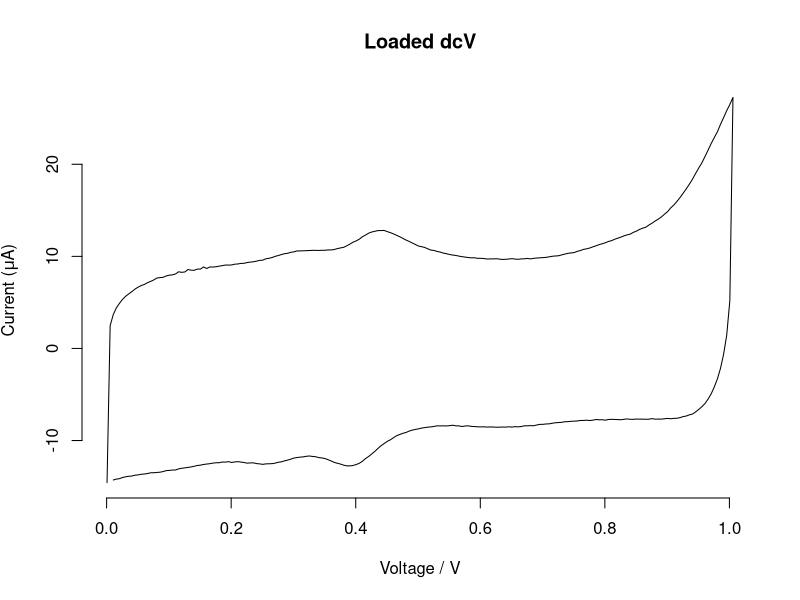
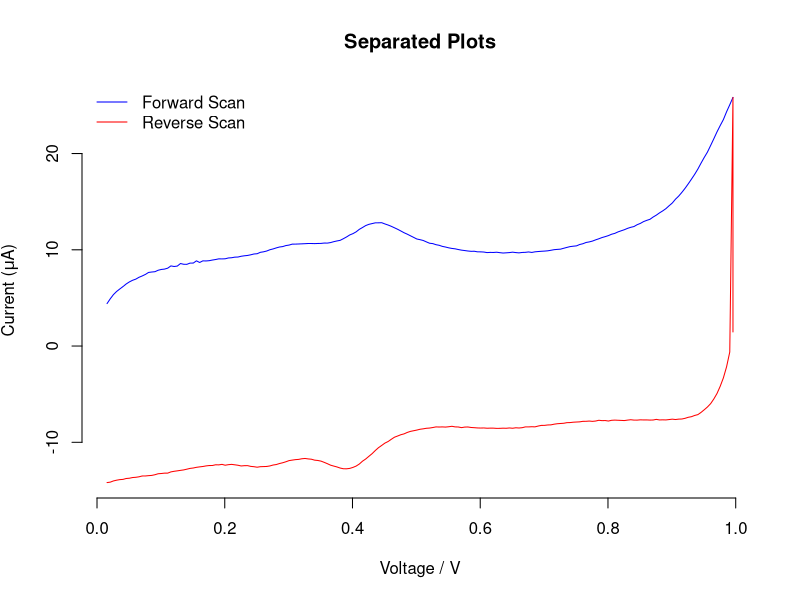

The R source for these figures, in order: (Note: a time limit stopped this script after it produced the figures.)
setwd("C:/Users/owner/Documents/Projects/dcVExtraction/")

allXAxisLabel = "Voltage / V"
allYAxisLabel = expression(paste("Current (", mu, "A)"))

separatePeaks = function(passedData) {
  # Converts loaded data into two separate columns for forward and reverse sweeps
  print("Separating forward and reverse peaks")
  returnDataSet = c()

  if (abs(passedData[3, 2]) < 0.001) {
    passedData[, 2] = passedData[, 2] * 1000000
  }

  for (i in (1:(nrow(passedData) / 2))) {
    for (j in (nrow(passedData) / 2):nrow(passedData)) {
      if (i != j) {
        if (passedData[i, 1] == passedData[j, 1]) {
          newRow = c(passedData[i, 1], passedData[i, 2], passedData[j, 2])
          returnDataSet = rbind(newRow, returnDataSet)
        }
      }
    }
  }
  print("Separated forward and reverse scans")

  plot(x = returnDataSet[, 1], y = returnDataSet[, 2], col = "blue", type = "l",
      ylim = c(min(returnDataSet[, 3]), max(returnDataSet[, 2])),
      main = "Separated Plots",
      xlab = allXAxisLabel,
      ylab = allYAxisLabel,
      frame.plot = FALSE)
  lines(x = returnDataSet[, 1], y = returnDataSet[, 3], col = "red")
  legend("topleft", legend = c("Forward Scan", "Reverse Scan"),
        col = c("blue", "red"),
        lty = c(1, 1),
        bty = "n")

  toContinue = FALSE

  while (toContinue == FALSE) {
    if (readline(prompt = "Continue? (y/n) ") == "y") {
      toContinue = TRUE
    }
  }
  return(returnDataSet)
}

selectCropRegion = function(passedData) {
  plot(x = passedData[, 1], y = passedData[, 2], type = "l", xlab = allXAxisLabel, ylab = allYAxisLabel, frame.plot = FALSE)
  toContinue = FALSE

  while (toContinue == FALSE) {
    returnData = c()
    tempData = c()
    upperLimit = max(passedData[, 1])
    lowerLimit = min(passedData[, 1])

    upperLimit = as.numeric(readline("Set upper limit: "))

    for (i in (1:length(passedData[, 1]))) {
      if (passedData[i, 1] <= upperLimit) {
        tempData = rbind(passedData[i,], tempData)
      }
    }
    plot(x = tempData[, 1], y = tempData[, 2], type = "l", xlab = allXAxisLabel, ylab = allYAxisLabel, frame.plot = FALSE)

    lowerLimit = as.numeric(readline("Set lower limit: "))

    for (i in (1:length(tempData[, 1]))) {
      if (tempData[i, 1] >= lowerLimit) {
        returnData = rbind(tempData[i,], returnData)
      }
    }
    plot(x = returnData[, 1], y = returnData[, 2], type = "l", xlab = allXAxisLabel, ylab = allYAxisLabel, frame.plot = FALSE)

    if (readline(prompt = "Change Limits? (y/n) ") == "n") {
      toContinue = TRUE
    }

  }
  return(returnData)
}

fitPolynomial = function(passedData) {
  baselineSubtraction = passedData

  toContinue = FALSE

  while (toContinue == FALSE) {
    fittingPolynomialData = c()
    upperLimit = as.numeric(readline("Set Upper Signal Limit: "))
    lowerLimit = as.numeric(readline("Set Lower Signal Limit: "))

    for (i in (1:length(passedData[, 1]))) {
      if (passedData[i, 1] >= upperLimit) {
        fittingPolynomialData = rbind(passedData[i,], fittingPolynomialData)
      }
      else if (passedData[i, 1] <= lowerLimit) {
        fittingPolynomialData = rbind(passedData[i,], fittingPolynomialData)
      }
    }

    plot(passedData, type = "l", xlab = allXAxisLabel, ylab = allYAxisLabel, frame.plot = FALSE)
    lines(fittingPolynomialData, col = "red")

    if (readline("Change Limits? (y/n) ") == "n") {
      toContinue = TRUE
    }
  }
  n = 2
  toContinue = FALSE
  while (toContinue == FALSE) {
    testVolts = fittingPolynomialData[, 1]
    polyOrder = as.numeric(readline("Enter Polynomial Order: "))
    polyFunction = lm(fittingPolynomialData[, 2] ~ poly(testVolts, polyOrder, raw = TRUE))
    testVolts = passedData[, 1]
    lines(x = testVolts, y = predict(polyFunction, data.frame(x = testVolts)), lty = n)
    n = n + 1

    if (readline("Try another polynomial? (y/n) ") == "n") {
      baselineSubtraction[, 2] = (baselineSubtraction[, 2] - predict(polyFunction, data.frame(x = testVolts)))
      if (mean(fittingPolynomialData[, 2]) > 0) {
        plot(passedData, type = "l", main = "Baseline Subtraction", ylim = c(min(baselineSubtraction), max(passedData)), xlab = allXAxisLabel, ylab = allYAxisLabel, frame.plot = FALSE)
        legend(x = "right", y = 0.4, legend = c("RAW Data", "Polynomial Fitting Region", "Polynomial Baseline", "Baseline Subtraction"), lty = c(1, 1, 1, 1), col = c("black", "red", "blue", "purple"), bty = "n")
      }
      else if (mean(fittingPolynomialData[, 2]) < 0) {
        plot(passedData, type = "l", main = "Baseline Subtraction", ylim = c(min(passedData), 0.05), xlab = allXAxisLabel, ylab = allYAxisLabel, frame.plot = FALSE)
        legend("bottomright", legend = c("RAW Data", "Polynomial Fitting Region", "Polynomial Baseline", "Baseline Subtraction"), lty = c(1, 1, 1, 1), col = c("black", "red", "blue", "purple"), bty = "n")
      }
      lines(fittingPolynomialData, col = "red")
      lines(x = testVolts, y = predict(polyFunction, data.frame(x = testVolts)), lty = 1, col = "blue")
      lines(smooth.spline(baselineSubtraction), col = "purple")

      if (readline(prompt = "Continue? (y/n) ") == "y") {
        toContinue = TRUE
        message("Polynomial Baseline Function:")
        print(summary(polyFunction))
      }
    }
  }
  return(baselineSubtraction)
}

peakWidthAtHalfHeight = function(passedData, peaks) {
  # Column 2 and 4 of peaks contain the Anodic and Cathodic peaks respectively
  # Divide each of these values by 2, then search passedData$y for == value, noting voltage
  # Find difference in voltages and report (peak width at half height)
  points = c()

  for (i in (1:length(peaks[, 2]))) {
    for (j in (1:length(passedData$y))) {
      if (round(peaks[i, 2] / 2, digits = 2) == round(passedData$y[j], digits = 2)) {
        points = c(points, passedData$x[j])
      }
    }
    print(paste("Approximate peak width at half height:", (max(points) - min(points))))
    print(paste("Voltages found:", points))
    points = c()
  }
}

findPeaks = function(passedData) {
  current = passedData$y
  voltage = passedData$x

  if (mean(current) > 0) {
    peakDetection = 0.05
    peakVolts = c(voltage[which(diff(sign(diff(current))) == -2) + 1])
    peakAmps = c(current[which(diff(sign(diff(current))) == -2) + 1])
  }

  else if (mean(current) < 0) {
    peakDetection = -0.05
    peakVolts = c(voltage[which(diff(sign(diff(current))) == +2) + 1])
    peakAmps = c(current[which(diff(sign(diff(current))) == +2) + 1])
  }

  toContinue = FALSE

  while (toContinue == FALSE) {
    listOfPeaks = c()
    for (i in (1:length(peakAmps))) {
      if (abs(peakAmps[i]) > abs(peakDetection)) {
        newRow = c(peakVolts[i], peakAmps[i])
        listOfPeaks = rbind(newRow, listOfPeaks)
      }
    }
    print(paste("Number of peaks size >", peakDetection, ":", nrow(listOfPeaks)))
    colnames(listOfPeaks) = c("Voltage", "Current")
    print(listOfPeaks)
    if (readline("Continue? (y/n) ") == "y") {
      toContinue = TRUE
    } else {
      peakDetection = as.numeric(readline("Enter new peak detection limit: "))
    }
  }
  return(listOfPeaks)
}

redoxPairs = function(dataCV) {
  # Separates Anodic and Cathodic peaks using function
  dataCV = separatePeaks(dataCV)

  anodicData = cbind(dataCV[, 1], dataCV[, 2]) # Change passed to anodic
  colnames(anodicData) = c("Voltage", "Current")
  #cathodicData = cbind(dataCV[,1], dataCV[,3])
  #colnames(cathodicData) = c("Voltage", "Current")

  anodicData = selectCropRegion(anodicData)
  anodicBaseline = fitPolynomial(anodicData)
  anodicBaseline = smooth.spline(anodicBaseline)
  anodicPeaks = findPeaks(anodicBaseline)

  #cathodicData = selectCropRegion(cathodicData)
  #cathodicBaseline = fitPolynomial(cathodicData)
  #cathodicBaseline = smooth.spline(cathodicBaseline)
  #cathodicPeaks = findPeaks(cathodicBaseline)

  redoxPeaks = cbind(anodicPeaks[, 1], anodicPeaks[, 2]) #, cathodicPeaks[,1], cathodicPeaks[,2])
  colnames(redoxPeaks) = c("Anodic Voltage", "Anodic Current") #, "Cathodic Voltage", "Cathodic Current")
  print("Redox Peaks: ")
  print(redoxPeaks)

  plot(x = dataCV[, 1], y = dataCV[, 2], type = "l", col = "blue", ylim = c(min(dataCV[, 3]), max(dataCV[, 2])), main = "Peak Extraction", xlab = allXAxisLabel, ylab = allYAxisLabel, frame.plot = FALSE)
  lines(anodicBaseline, col = "blue", lwd = 2)
  #lines(x = dataCV[,1], y = dataCV[,3], col = "red")
  #lines(cathodicBaseline, col = "red", lwd = 2)
  #legend("topleft", legend = c("Forward Sweep", "Reverse Sweep", "Oxidative Baseline Extraction", "Reductive Baseline Extraction"), lty = c(1,1,1,1), lwd = c(1,1,2,2), col = c("blue", "red", "blue", "red"), bty = "n")

  toContinue = FALSE

  # while(toContinue == FALSE)
  #{
  #line = readline(prompt = "Continue? (y/n) ")

  #if(line == "y"){
  toContinue = TRUE
  #}
  #}
  fitsAnodic = modelPeaks(anodicBaseline, redoxPeaks)
  #fitsCathodic = modelPeaks(cathodicBaseline, redoxPeaks)

  plot(x = dataCV[, 1], y = dataCV[, 2], type = "l", col = "black", ylim = c(min(dataCV[, 3]), max(dataCV[, 2])), main = "Peak Extraction with Modelling", xlab = allXAxisLabel, ylab = allYAxisLabel, frame.plot = FALSE)
  lines(anodicBaseline, col = "blue", lwd = 2)
  lines(x = dataCV[, 1], y = dataCV[, 3], col = "black")
  lines(cathodicBaseline, col = "red", lwd = 2)
  generateCurrent(fitsAnodic[[1]], fitsAnodic[[2]], fitsAnodic[[3]], fitsAnodic[[4]], FALSE, TRUE, "grey", "green", FALSE)
  generateCurrent(fitsCathodic[[1]], fitsCathodic[[2]], fitsCathodic[[3]], fitsCathodic[[4]], FALSE, TRUE, "grey", "green", FALSE)
  legend("topleft", legend = c("Input dcV", "Oxidative Baseline Extraction", "Reductive Baseline Extraction", "Modelled Peaks", "Combined Modelled Peaks"), lty = c(1, 1, 1, 1, 1), lwd = c(1, 1, 1, 1, 1), col = c("black", "blue", "red", "grey", "green"), bty = "n")

  plot(anodicBaseline, type = "l", col = "blue", ylim = c(1.2 * min(cathodicBaseline$y), 1.2 * max(anodicBaseline$y)), main = "Peak Extraction with Modelling", xlab = allXAxisLabel, ylab = allYAxisLabel, frame.plot = FALSE)
  lines(cathodicBaseline, col = "red", lwd = 2)
  generateCurrent(fitsAnodic[[1]], fitsAnodic[[2]], fitsAnodic[[3]], fitsAnodic[[4]], FALSE, TRUE, "grey", "green", FALSE)
  generateCurrent(fitsCathodic[[1]], fitsCathodic[[2]], fitsCathodic[[3]], fitsCathodic[[4]], FALSE, TRUE, "grey", "green", FALSE)
  legend("topright", legend = c("Oxidative Baseline Extraction", "Reductive Baseline Extraction", "Modelled Peaks", "Combined Modelled Peaks"), lty = c(1, 1, 1, 1), lwd = c(1, 1, 1, 1), col = c("blue", "red", "grey", "green"), bty = "n")
}

generateCurrent = function(passedData, peaks, parameters, electrodeCoverage, toPlot, toLine, colPeaks, colCombined, optRun) {
  gasConstant = parameters[1]
  faradConstant = parameters[2]
  scanRate = parameters[3]
  elecArea = parameters[4]
  temp = parameters[5]
  nElec = parameters[6]
  nAppElec = parameters[7]
  avgRedPot = parameters[8]
  elecCoverage = c(electrodeCoverage)
  R2 = c()
  summativeCurrent = c()
  avgError = 0

  if (toPlot == TRUE) {
    plot(smooth.spline(passedData), type = "l", main = "Modelled Peaks", xlab = allXAxisLabel, ylab = allYAxisLabel, ylim = c(min(passedData$y), (1.2 * max(passedData$y))), frame.plot = FALSE)
  }

  for (i in (1:length(peaks[, 1])))
    # Models current and calculates error between RAW and Model
  {
    covXArea = ((elecCoverage[i] * (10 ^ -12)) * elecArea)
    if (optRun == FALSE) {
      oxPeakPot = peaks[i, 1]
      #redPeakPot = peaks[i,3]

      if (mean(passedData$y) > 0) {
        collectionOfConstants = (nElec * nAppElec * (faradConstant ^ 2) * scanRate * covXArea) / (gasConstant * temp)
        avgRedPot = oxPeakPot
      }
      else {
        collectionOfConstants = -(nElec * nAppElec * (faradConstant ^ 2) * scanRate * covXArea) / (gasConstant * temp)
        avgRedPot = redPeakPot
      }
    }
    else {
      avgRedPot = peaks[i, 1]
      nAppElec = peaks[i, 2]
      if (mean(passedData$y) > 0) {
        collectionOfConstants = (nElec * nAppElec * (faradConstant ^ 2) * scanRate * covXArea) / (gasConstant * temp)
      }
      else {
        collectionOfConstants = -(nElec * nAppElec * (faradConstant ^ 2) * scanRate * covXArea) / (gasConstant * temp)
      }
    }
    #print(paste("Redox Potential for Peak",i,":", avgRedPot))
    modelledCurrent = c()
    for (j in (1:length(passedData$x)))
      # Predicts current
    {
      topHalfOfFraction = exp((nAppElec * faradConstant * (passedData$x[j] - avgRedPot)) / (gasConstant * temp))
      bottomHalfOfFraction = (1 + topHalfOfFraction) ^ 2

      predictedCurrent = collectionOfConstants * (topHalfOfFraction / (bottomHalfOfFraction) * 1000000)
      modelledCurrent = rbind(modelledCurrent, c(passedData$x[j], predictedCurrent))
    }
    if (toLine == TRUE) {
      lines(x = modelledCurrent[, 1], y = modelledCurrent[, 2], col = colPeaks, lty = 1)
    }
    if (i == 1) {
      summativeCurrent = modelledCurrent
    }
    else {
      summativeCurrent[, 2] = (summativeCurrent[, 2] + modelledCurrent[, 2])
      if (toLine == TRUE) {
        lines(summativeCurrent, col = colCombined, lwd = 2)
      }
    }
  }

  if (toPlot == TRUE) {
    legend("right", legend = c("Baseline Subtraction", "Modelled Peaks", "Combined Model Peaks"), lty = c(1, 1, 1), col = c("black", colPeaks, colCombined), bty = "n")
  }
  for (i in 1:length(summativeCurrent[, 2])) {
    R2[i] = (passedData$y[i] - summativeCurrent[i, 2]) ^ 2
  }
  return(R2)
}
# Generates current, plots modelled peaks and returns avg fit error

optimiseCoverage = function(electrodeCoverage, passedData, parameters, peaks) {
  gasConstant = parameters[1]
  faradConstant = parameters[2]
  scanRate = parameters[3]
  elecArea = parameters[4]
  temp = parameters[5]
  nElec = parameters[6]
  nAppElec = parameters[7]
  nOptElec = c()
  avgRedPot = parameters[8]
  startR2 = parameters[9]
  storedSumR2 = sum(startR2)
  elecCoverage = electrodeCoverage
  varsToOpt = c()
  itDataFrame = c()

  for (i in 1:length(peaks[, 1])) {
    oxPeakPot = peaks[i, 1]
    #redPeakPot = peaks[i,3]
    nOptElec[i] = nAppElec

    if (mean(passedData$y) > 0) {
      avgRedPot[i] = oxPeakPot
    }
    else {
      avgRedPot[i] = redPeakPot
    }
  }

  for (i in 1:length(avgRedPot)) {
    varsToOpt = rbind(varsToOpt, c(avgRedPot[i], nOptElec[i], elecCoverage[i]))
  }

  modVector = sample.int(3, length(varsToOpt[1,]), replace = TRUE)

  for (i in 1:50000) {
    optExport = c()
    passRedPot = c()
    passElec = c()
    passElecCoverage = c()
    optimisingVars = c()

    for (j in 1:length(varsToOpt[, 1])) {
      modVector = modVector - 2
      optimisingVars = varsToOpt + (varsToOpt * modVector) / 100


      passRedPot = c(passRedPot, optimisingVars[j, 1])
      passElec = c(passElec, optimisingVars[j, 2])
      passElecCoverage = c(passElecCoverage, optimisingVars[j, 3])
    }

    optExport = cbind(passRedPot, passElec)
    exportParameters = c(gasConstant, faradConstant, scanRate, elecArea, temp, nElec, passElec, passRedPot)

    if (i %% 100 == 0) {
      R2 = generateCurrent(passedData, optExport, exportParameters, passElecCoverage, TRUE, TRUE, "red", "blue", TRUE)
    }
    else {
      R2 = generateCurrent(passedData, optExport, exportParameters, passElecCoverage, FALSE, FALSE, "red", "blue", TRUE)
    }

    itDataFrame = rbind(itDataFrame, c(i, sum(R2)))

    if (sum(R2) < storedSumR2) {
      message("######################################################################")
      storedSumR2 = sum(R2)
      print(varsToOpt)
      varsToOpt = optimisingVars
      print(varsToOpt)
      modVector = modVector * 3
    }
    else {
      optimisingVars = varsToOpt
      modVector = sample.int(3, length(varsToOpt[1,]), replace = TRUE)
    }
  }
  plot(x = itDataFrame[, 1], y = itDataFrame[, 2], xlab = "Iteration", ylab = "Sum of R2")
  return(varsToOpt)
}

modelPeaks = function(passedData, peaks) {
  gasConstant = 8.3144621
  faradConstant = 96485.3365
  scanRate = 0.06 # as.numeric(readline("Enter Scan Rate (Vs-1): "))
  elecArea = 0.07 # as.numeric(readline("Enter Electrode Area (cm2): "))
  temp = 278 # as.numeric(readline("Enter Temperature (K): "))
  nElec = 1 # as.numeric(readline("Enter n(s): "))
  nAppElec = 1 # as.numeric(readline("Enter n(app): "))
  avgRedPot = 0
  elecCoverage = c(650, 150)
  exportParameters = c(gasConstant, faradConstant, scanRate, elecArea, temp, nElec, nAppElec, avgRedPot)
  finalPlotList = list()

  toContinue = FALSE
  while (toContinue == FALSE) {
    plot(smooth.spline(passedData), type = "l", main = "Modelled Peaks", xlab = allXAxisLabel, ylab = allYAxisLabel, frame.plot = FALSE)
    for (i in 1:length(peaks[, 1])) {
      # elecCoverage[i] = as.numeric(readline("Enter starting electrode coverage - less than baseline subtraction (pmol cm-2): "))
      avgError = generateCurrent(passedData, peaks, exportParameters, elecCoverage, TRUE, TRUE, "red", "blue", FALSE)
    }

    if (readline("Try more parameters? (y/n): ") == "n") {
      if (readline("Optimise Coverage? (y/n): ") == "n") {
        toContinue = TRUE
        message("Electrode coverage:")
        for (i in 1:length(peaks[, 1])) {
          print(paste("Peak ", i, ": ", elecCoverage[i], sep = ""))
        }
      }
      else {
        exportParameters = c(gasConstant, faradConstant, scanRate, elecArea, temp, nElec, nAppElec, avgRedPot, sum(avgError))
        optCoverage = optimiseCoverage(elecCoverage, passedData, exportParameters, peaks)

        print(optCoverage)
        for (i in 1:length(peaks[, 1])) {
          print(paste("Peak ", i, ": ", elecCoverage[i], sep = ""))
        }

        if (readline("Use optimised coverages? (y/n): ") == "y") {
          elecCoverage = optCoverage
          message("Electrode coverage:")
          for (i in 1:length(peaks[, 1])) {
            print(paste("Peak ", i, ": ", elecCoverage[i], sep = ""))
          }
          toContinue = TRUE
        }

        else {
          toContinue = TRUE
          message("Electrode coverage:")
          for (i in 1:length(peaks[, 1])) {
            print(paste("Peak ", i, ": ", elecCoverage[i], sep = ""))
          }
        }
      }
    }
  }
  generateCurrent(passedData, peaks, exportParameters, elecCoverage, TRUE, TRUE, "red", "blue", FALSE)
  #  peakWidthAtHalfHeight(passedData, peaks[,1:2])
  #  peakWidthAtHalfHeight(passedData, peaks[,3:4])

  toContinue = FALSE
  while (toContinue == FALSE) {
    if (readline("Continue? (y/n) ") == "y") {
      toContinue = TRUE
      finalPlotList = list(passedData, peaks, exportParameters, elecCoverage)
      return(finalPlotList)
    }
  }
}

# Read in initial CV file and plots
inputCV = read.csv("Test dcV.csv")

plot(x = inputCV[, 1], y = inputCV[, 2], main = "Loaded dcV", type = "l", xlab = allXAxisLabel, ylab = allYAxisLabel, frame.plot = FALSE)

redoxPairs(inputCV)
